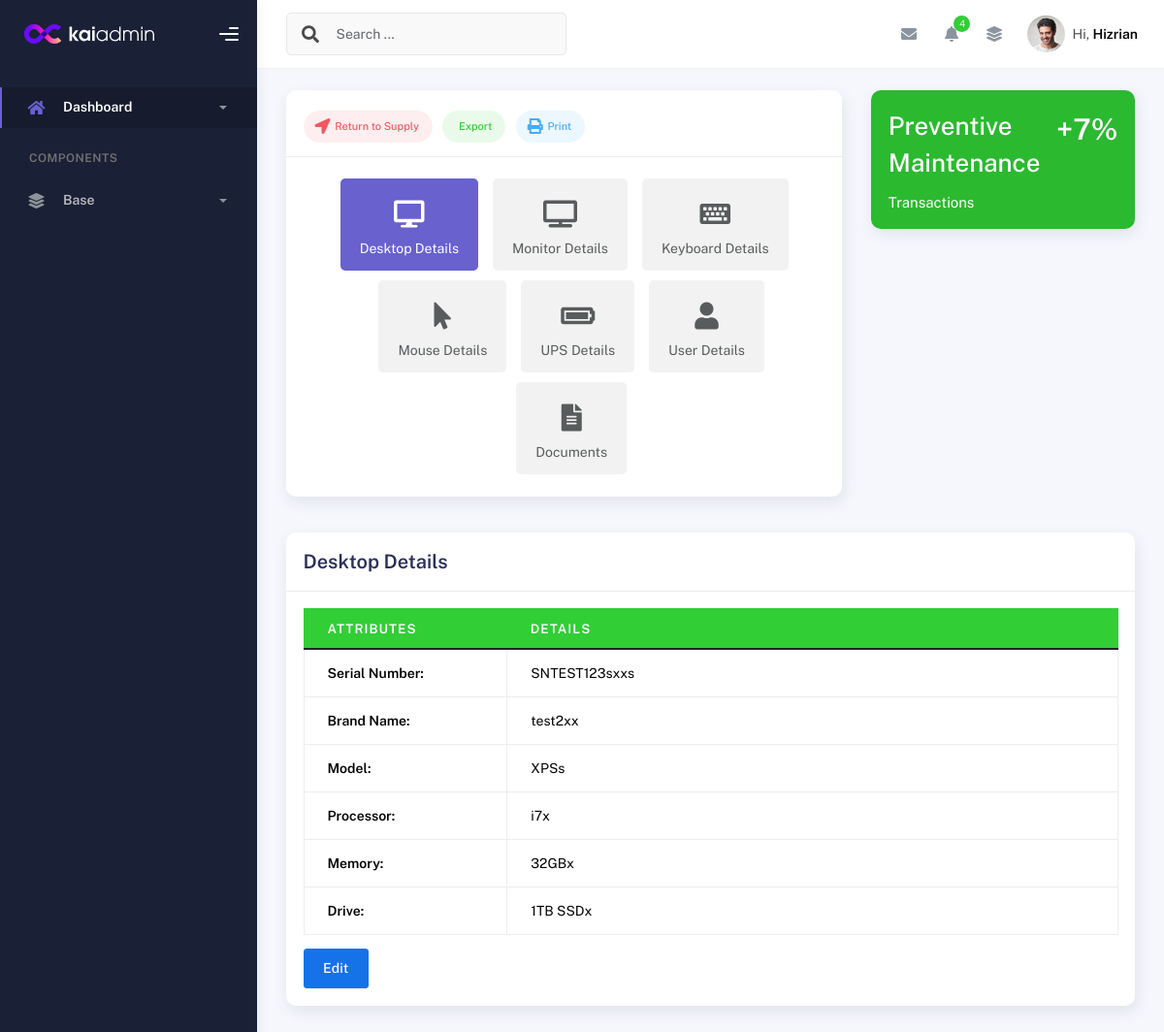
Page /6/ on the earlier database version.
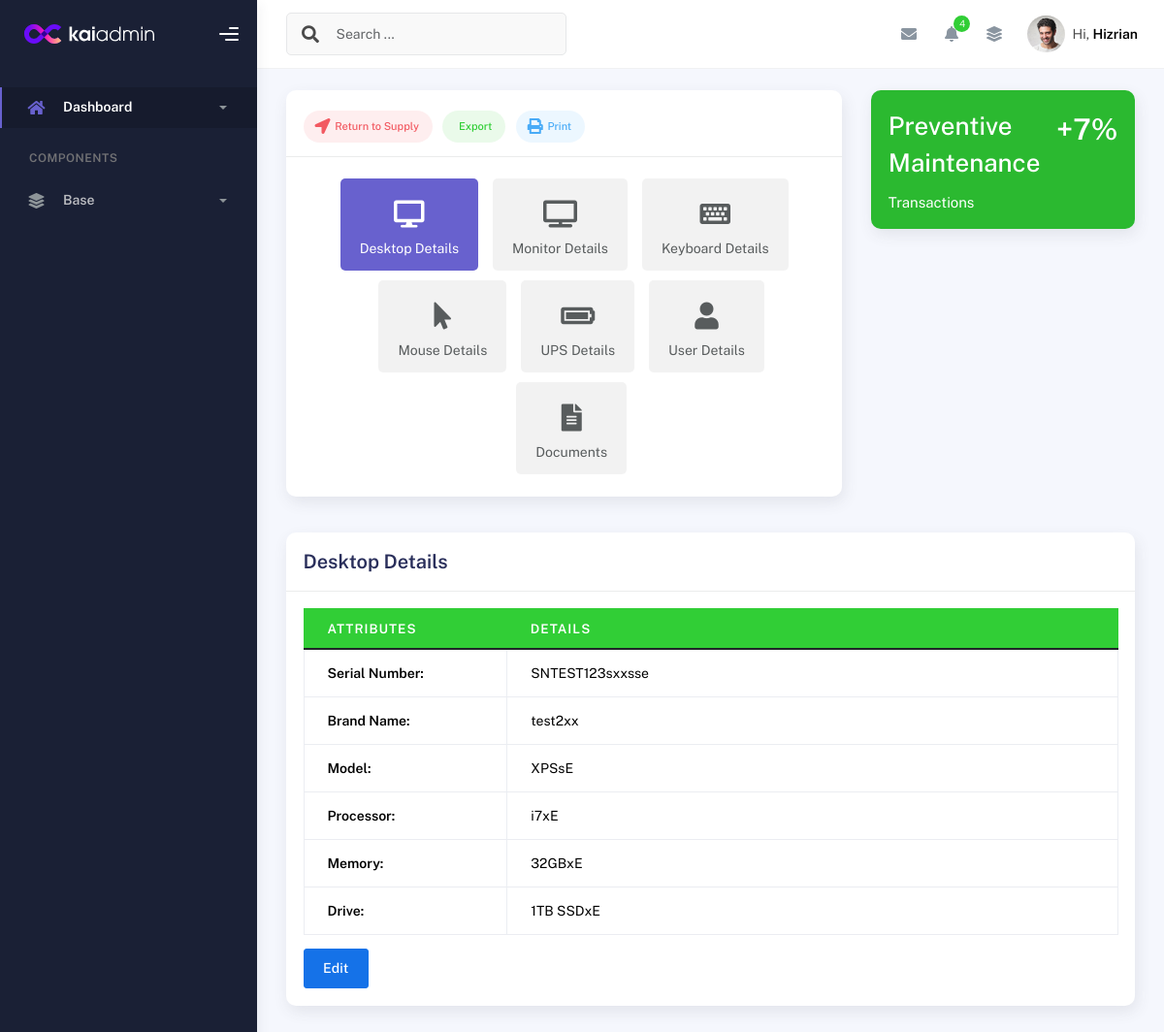
Same page on the later database version.
### inventory/models.py (models this page shows, shortened)
class DESKTOPPACKAGE(models.Model):
    id = models.AutoField(primary_key=True)
    EQUIPMENT_CHOICES = [
        ('Desktop', 'Desktop'),
        ('Laptop', 'Laptop'),
        ('UPS', 'UPS'),
        ('Mouse', 'Mouse'),
    ]
    name = models.CharField(
        max_length=100,
        choices=EQUIPMENT_CHOICES,  # Use choices here
        default='desktop'  # Default value if needed
    )
    desktop_SerialNo = models.CharField(max_length=100)
    desktop_BrandName = models.CharField(max_length=100)
    desktop_Model = models.CharField(max_length=100)
    desktop_Processor = models.CharField(max_length=33)
    desktop_Memory = models.CharField(max_length=100)
    desktop_Drive = models.CharField(max_length=332)
    desktop_Graphics = models.CharField(max_length=100, blank=True, null=True)
    desktop_Graphics_Size = models.CharField(max_length=100, blank=True, null=True)
    desktop_OS = models.CharField(max_length=100, blank=True, null=True)
    desktop_Office = models.CharField(max_length=100, blank=True, null=True)
    desktop_OS_keys = models.CharField(max_length=100, blank=True, null=True)
    desktop_Office_keys = models.CharField(max_length=100, blank=True, null=True)
    desktop_Image = models.ImageField(upload_to='equipment_images/', blank=True, null=True)  # Add this line
    desktop_Monitor_SN = models.CharField(max_length=100, blank=True, null=True)
    desktop_Monitor_Brand = models.CharField(max_length=100, blank=True, null=True)
    desktop_Monitor_Model = models.CharField(max_length=100, blank=True, null=True)
    desktop_Monitor_Size = models.CharField(max_length=100, blank=True, null=True)
    desktop_Keyboard_SN = models.CharField(max_length=100, blank=True, null=True)
    desktop_keyboard_Brand = models.CharField(max_length=100, blank=True, null=True)
    desktop_keyboard_Model = models.CharField(max_length=100, blank=True, null=True)
    desktop_Mouse_SN = models.CharField(max_length=100, blank=True, null=True)
    desktop_Mouse_Brand = models.CharField(max_length=100, blank=True, null=True)
    desktop_Mouse_Model = models.CharField(max_length=100, blank=True, null=True)
    desktop_UPS_SN = models.CharField(max_length=100, blank=True, null=True)
    desktop_UPS_Brand = models.CharField(max_length=100, blank=True, null=True)
    desktop_UPS_Model = models.CharField(max_length=100, blank=True, null=True)
    desktop_Asset_owner = models.CharField(max_length=100, blank=True, null=True)
    desktop_Asset_designation = models.CharField(max_length=100, blank=True, null=True)
    desktop_Asset_section = models.CharField(max_length=100, blank=True, null=True)
    desktop_Enduser = models.CharField(max_length=100, blank=True, null=True)
    desktop_Enduser_designation = models.CharField(max_length=100, blank=True, null=True)
    desktop_Enduser_section = models.CharField(max_length=100, blank=True, null=True)
    desktop_PAR = models.CharField(max_length=100, blank=True, null=True)
    desktop_Propertyno = models.CharField(max_length=100, blank=True, null=True)
    desktop_Acquisition_Type = models.CharField(max_length=100, blank=True, null=True)
    desktop_Value = models.CharField(max_length=100, blank=True, null=True)
    desktop_Datereceived= models.CharField(max_length=100, blank=True, null=True)
    desktop_Dateinspected = models.CharField(max_length=100, blank=True, null=True)
    desktop_Supplier = models.CharField(max_length=100, blank=True, null=True)
    desktop_Status = models.CharField(max_length=100, blank=True, null=True)
    desktop_Computer_name = models.CharField(max_length=100, blank=True, null=True)
    is_disposed = models.BooleanField(default=False)  # Field to indicate disposal status, Default is False (not disposed)
    disposal_date = models.DateField(null=True, blank=True)  # Optional: Track the date of disposal

### inventory/views.py (the view, shortened to what this page needs)
# urls.py: path('<int:id>/', views.desktop_detailed_view, name='desktop_detailed_view'),  # Correct pattern for detailed view
def desktop_detailed_view(request, id):
    desktop = get_object_or_404(DESKTOPPACKAGE, id=id)
    return render(request, 'desktop_detailed_view.html', {'desktops': desktop})

### templates/desktop_detailed_view.html (shortened to what the changed rows need)
{% extends 'base.html' %}
{% block content %}
<div class="container">
  <div class="page-inner">
    <div class="row">
      <div class="col-md-4">
        <div class="card card-success bg-success2">
          <div class="card-body pb-0">
            <h2 class="mb-2">Preventive Maintenance</h2>
          </div>
        </div>
      </div>
    </div>
     <div class="tab-content mt-2 mb-3" id="pills-tabContent">
      <div class="tab-pane fade show active" id="pills-desktop" role="tabpanel" aria-labelledby="pills-desktop-tab">
    <div class="card">
      <div class="card-body">
        <table class="table table-head-bg-success table-bordered table-hover">
          <thead>
            <tr>
              <th scope="col-md-4 ms-auto me-auto">ATTRIBUTES</th>
              <th scope="col">DETAILS</th>
            </tr>
          </thead>
          <tbody>
            <tr>
              <td class="col-sm-6 col-md-3"><strong>Serial Number:</strong></td>
             <td> {{ desktops.desktop_SerialNo }}</td>
            </tr>
            <tr>
              <td class="col-sm-6 col-md-3"><strong>Brand Name:</strong></td>
              <td>{{ desktops.desktop_BrandName }}</td>
            </tr>
            <tr>
              <td class="col-sm-6 col-md-3"><strong>Model:</strong></td>
              <td>{{ desktops.desktop_Model }}</td>
            </tr>
            <tr>
              <td class="col-sm-6 col-md-3"><strong>Processor:</strong></td>
              <td>{{ desktops.desktop_Processor}}</td>
            </tr>
            <tr>
              <td class="col-sm-6 col-md-3"><strong>Memory:</strong></td>
              <td>{{ desktops.desktop_Memory }}</td>
            </tr>
            <tr>
              <td class="col-sm-6 col-md-3"><strong>Drive:</strong></td>
              <td>{{ desktops.desktop_Drive }}</td>
            </tr>
          </tbody>
        </table>
      </div>
    </div>
  </div>
{% endblock %}

Differences in the rows shown:
changed DESKTOPPACKAGE "test2xx": desktop_SerialNo "SNTEST123sxxs" → "SNTEST123sxxsse"; desktop_Model "XPSs" → "XPSsE"; desktop_Processor "i7x" → "i7xE"; desktop_Memory "32GBx" → "32GBxE"; desktop_Drive "1TB SSDx" → "1TB SSDxE"
